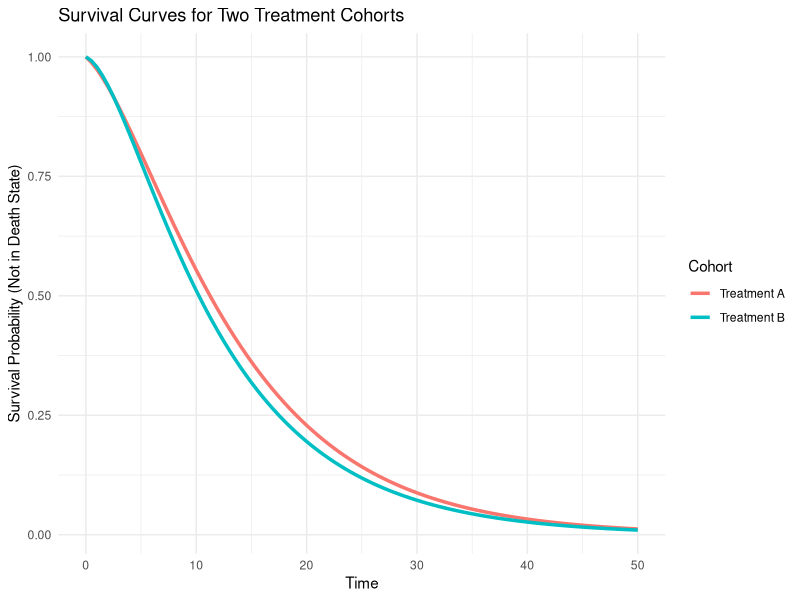
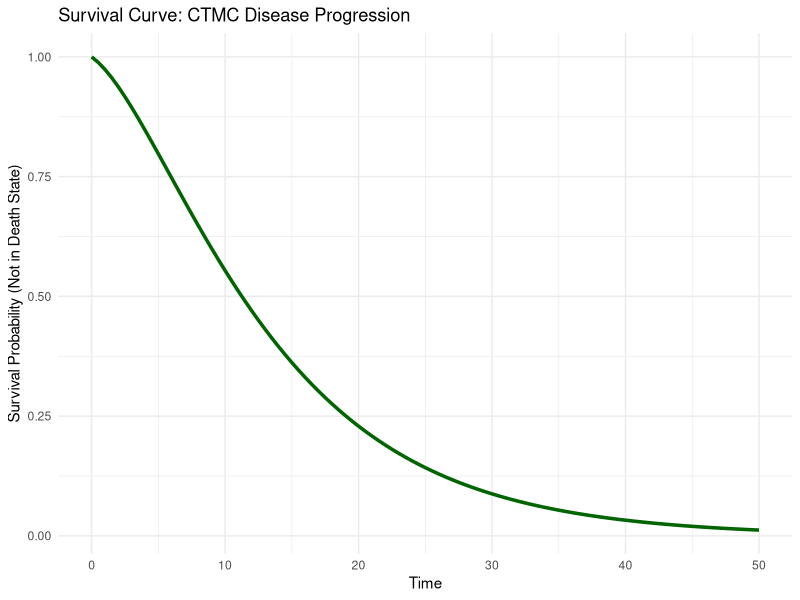
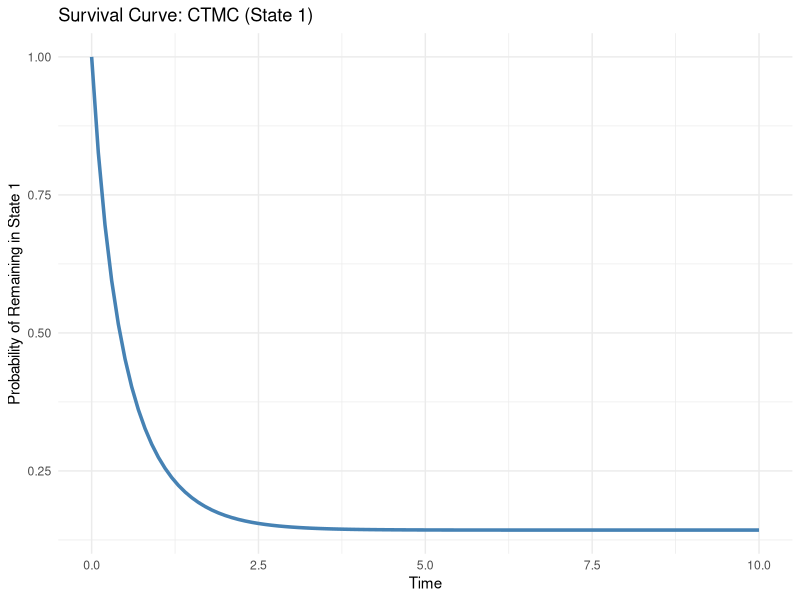

The R source for these figures, in order:
## ---- chunk 1
# Load required libraries
library(expm)
library(ggplot2)

# Generator matrix for Cohort A (Treatment A)
Q_A <- matrix(c(-0.1,  0.08, 0.02,   # Health → Disease or Death
                0.00, -0.2,  0.2,    # Disease → Death
                0.00,  0.00,  0.00), # Death is absorbing
              nrow = 3, byrow = TRUE)

# Generator matrix for Cohort B (Treatment B - more aggressive intervention)
Q_B <- matrix(c(-0.1,  0.09, 0.01,   # Health → Disease or Death
                0.00, -0.3,  0.3,    # Disease → Death (faster progression)
                0.00,  0.00,  0.00),
              nrow = 3, byrow = TRUE)

# Initial state: all patients start in Health
p0 <- c(1, 0, 0)

# Time points
time_points <- seq(0, 50, by = 0.5)

# Survival probabilities for each cohort
survival_A <- sapply(time_points, function(t) {
  P_t <- expm(Q_A * t)
  p_t <- p0 %*% P_t
  return(p_t[1] + p_t[2])  # Still in Health or Disease
})

survival_B <- sapply(time_points, function(t) {
  P_t <- expm(Q_B * t)
  p_t <- p0 %*% P_t
  return(p_t[1] + p_t[2])
})

# Combine into one data frame
df <- data.frame(
  time = rep(time_points, 2),
  survival = c(survival_A, survival_B),
  cohort = rep(c("Treatment A", "Treatment B"), each = length(time_points))
)

# Plot survival curves
ggplot(df, aes(x = time, y = survival, color = cohort)) +
  geom_line(size = 1.2) +
  labs(title = "Survival Curves for Two Treatment Cohorts",
       x = "Time",
       y = "Survival Probability (Not in Death State)",
       color = "Cohort") +
  theme_minimal()

## ---- chunk 2
# Install if needed
# install.packages("expm")
# install.packages("ggplot2")

library(expm)
library(ggplot2)

## ---- chunk 3
# Load required libraries
library(expm)
library(ggplot2)

# Define generator matrix Q for CTMC
# States: 1 = Health, 2 = Disease, 3 = Death (absorbing)
Q <- matrix(c(-0.1,  0.08, 0.02,   # Health → Disease or Death
              0.00, -0.2,  0.2,    # Disease → Death
              0.00,  0.00,  0.00), # Death is absorbing
            nrow = 3, byrow = TRUE)

# Initial state: all patients start in Health
p0 <- c(1, 0, 0)

# Time points
time_points <- seq(0, 50, by = 0.5)

# Compute survival probabilities: not yet in Death state
survival_probs <- sapply(time_points, function(t) {
  P_t <- expm(Q * t)
  p_t <- p0 %*% P_t
  return(p_t[1] + p_t[2])  # Still in Health or Disease
})

# Create data frame
df <- data.frame(
  time = time_points,
  survival = survival_probs
)

# Plot survival curve
ggplot(df, aes(x = time, y = survival)) +
  geom_line(color = "darkgreen", size = 1.2) +
  labs(title = "Survival Curve: CTMC Disease Progression",
       x = "Time",
       y = "Survival Probability (Not in Death State)") +
  theme_minimal()

## ---- chunk 4
# Generator matrix Q (example)
Q <- matrix(c(-2, 2, 0,
              1, -3, 2,
              0, 1, -1), nrow = 3, byrow = TRUE)

# Initial state: starting in state 1
p0 <- c(1, 0, 0)

# Time points
time_points <- seq(0, 10, by = 0.1)

# Compute survival probabilities: staying in state 1
survival_probs <- sapply(time_points, function(t) {
  P_t <- expm(Q * t)
  p_t <- p0 %*% P_t
  return(p_t[1])  # Probability of being in state 1 at time t
})

## ---- chunk 5
# Create data frame
df <- data.frame(
  time = time_points,
  survival = survival_probs
)

# Plot survival curve
ggplot(df, aes(x = time, y = survival)) +
  geom_line(color = "steelblue", size = 1.2) +
  labs(title = "Survival Curve: CTMC (State 1)",
       x = "Time",
       y = "Probability of Remaining in State 1") +
  theme_minimal()
